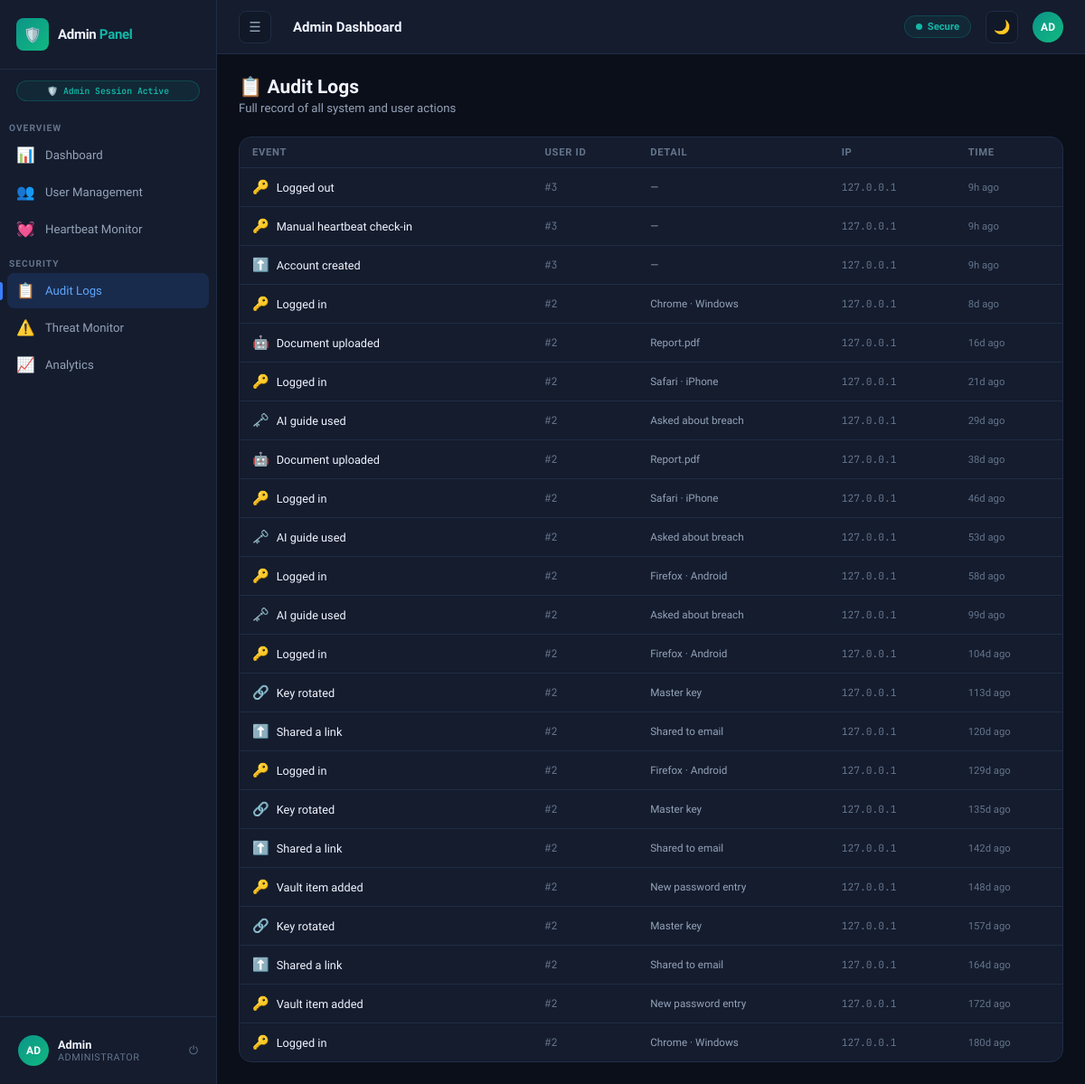
The page /admin/audit (signed in) on the database its author committed.
### sanctum-vault/database.py (models this page shows)
class ActivityLog(db.Model):
    __tablename__ = 'activity_logs'
    id         = db.Column(db.Integer, primary_key=True)
    user_id    = db.Column(db.Integer, db.ForeignKey('users.id'), nullable=False)
    action     = db.Column(db.String(200), nullable=False)
    detail     = db.Column(db.String(300), default='')
    icon_type  = db.Column(db.String(30),  default='login')
    ip         = db.Column(db.String(50),  default='')
    device     = db.Column(db.String(150), default='')
    created_at = db.Column(db.DateTime,    default=datetime.utcnow)
    ICON_MAP = {'login':'🔑','upload':'⬆️','share':'🔗','alert':'⚠️','key':'🗝️','ai':'🤖','payment':'💳'}
    @property
    def icon(self):
        return self.ICON_MAP.get(self.icon_type, '📋')
    @property
    def time_ago(self):
        diff = datetime.utcnow() - self.created_at
        if diff.total_seconds() < 60:   return 'Just now'
        if diff.total_seconds() < 3600: return f'{int(diff.total_seconds()/60)}m ago'
        if diff.days == 0:              return f'{int(diff.total_seconds()/3600)}h ago'
        return f'{diff.days}d ago'

### sanctum-vault/app.py (the view)
@app.route('/admin/audit')
@admin_required
def admin_audit():
    logs = ActivityLog.query.order_by(ActivityLog.created_at.desc()).limit(100).all()
    return render_template('admin_audit.html', logs=logs)

### sanctum-vault/app.py (called while the page is built)
def admin_required(f):
    from functools import wraps
    @wraps(f)
    def decorated(*args, **kwargs):
        if 'user_id' not in session or session.get('role') != 'admin':
            return redirect(url_for('admin_login'))
        return f(*args, **kwargs)
    return decorated

### sanctum-vault/templates/admin_audit.html (shortened to what this page needs)
{% extends "admin_shell.html" %}
{% set active_page = 'audit' %}
{% block content %}
<div class="page-header">
  <h1>📋 Audit Logs</h1>
  <p>Full record of all system and user actions</p>
</div>
<div class="card" style="padding:0;overflow:hidden">
  <div class="table-wrap">
    <table>
      <thead><tr><th>Event</th><th>User ID</th><th>Detail</th><th>IP</th><th>Time</th></tr></thead>
      <tbody>
        {% for log in logs %}
        <tr>
          <td>
            <div style="display:flex;align-items:center;gap:8px">
              <span style="font-size:1rem">{{ log.icon }}</span>
              <span style="font-size:.85rem">{{ log.action }}</span>
            </div>
          </td>
          <td style="font-family:var(--mono);font-size:.78rem;color:var(--text3)">#{{ log.user_id }}</td>
          <td style="font-size:.78rem;color:var(--text2)">{{ log.detail or '—' }}</td>
          <td style="font-family:var(--mono);font-size:.75rem;color:var(--text3)">{{ log.ip or '—' }}</td>
          <td style="font-size:.75rem;color:var(--text3)">{{ log.time_ago }}</td>
        </tr>
        {% else %}
        <tr><td colspan="5" style="text-align:center;color:var(--text3);padding:30px">No audit logs yet.</td></tr>
        {% endfor %}
      </tbody>
    </table>
  </div>
</div>
{% endblock %}

### sanctum-vault/static/css/main.css (style rules this page uses)
*,*::before,*::after { box-sizing:border-box;margin:0;padding:0 }
:root { --bg:#0b0f1a;--bg2:#111827;--bg3:#1a2235;--card:#141c2e;--card2:#1e2a40; --border:#1f2d45;--border2:#2a3d58;--accent:#3b7fff;--accent2:#60a5fa; --accent3:#1d4ed8;--teal:#0d9488;--teal2:#14b8a6;--green:#10b981; --red:#ef4444;--amber:#f59e0b;--purple:#8b5cf6;--text:#f0f4ff; --text2:#94a3b8;--text3:#64748b;--font:'Sora',sans-serif; --mono:'JetBrains Mono',monospace;--r:10px;--r2:14px; --sh:0 4px 24px rgba(0,0,0,.4); }
html { font-size:15px;scroll-behavior:smooth }
body { font-family:var(--font);background:var(--bg);color:var(--text);min-height:100vh;overflow-x:hidden }
.page-header { margin-bottom:24px }
.page-header h1 { font-size:1.4rem;font-weight:700;margin-bottom:4px }
.page-header p { color:var(--text2);font-size:.88rem }
.card { background:var(--card);border:1px solid var(--border);border-radius:var(--r2);padding:20px }
.table-wrap { overflow-x:auto }
table { width:100%;border-collapse:collapse }
thead th { text-align:left;padding:10px 14px;font-size:.75rem;font-weight:600;color:var(--text3);text-transform:uppercase;letter-spacing:.06em;border-bottom:1px solid var(--border) }
tbody td { padding:12px 14px;font-size:.85rem;border-bottom:1px solid var(--border);vertical-align:middle }
tbody tr:last-child td { border-bottom:none }

### rows shown on the page
ActivityLog: icon "🔑", action "Logged out", user_id "3", detail "—", ip "127.0.0.1", time_ago "9h ago"
ActivityLog: icon "🔑", action "Manual heartbeat check-in", user_id "3", detail "—", ip "127.0.0.1", time_ago "9h ago"
ActivityLog: icon "⬆️", action "Account created", user_id "3", detail "—", ip "127.0.0.1", time_ago "9h ago"
ActivityLog: icon "🔑", action "Logged in", user_id "2", detail "Chrome · Windows", ip "127.0.0.1", time_ago "8d ago"
ActivityLog: icon "🤖", action "Document uploaded", user_id "2", detail "Report.pdf", ip "127.0.0.1", time_ago "16d ago"
ActivityLog: icon "🔑", action "Logged in", user_id "2", detail "Safari · iPhone", ip "127.0.0.1", time_ago "21d ago"
ActivityLog: icon "🗝️", action "AI guide used", user_id "2", detail "Asked about breach", ip "127.0.0.1", time_ago "29d ago"
ActivityLog: icon "🤖", action "Document uploaded", user_id "2", detail "Report.pdf", ip "127.0.0.1", time_ago "38d ago"
ActivityLog: icon "🔑", action "Logged in", user_id "2", detail "Safari · iPhone", ip "127.0.0.1", time_ago "46d ago"
ActivityLog: icon "🗝️", action "AI guide used", user_id "2", detail "Asked about breach", ip "127.0.0.1", time_ago "53d ago"
ActivityLog: icon "🔑", action "Logged in", user_id "2", detail "Firefox · Android", ip "127.0.0.1", time_ago "58d ago"
ActivityLog: icon "🗝️", action "AI guide used", user_id "2", detail "Asked about breach", ip "127.0.0.1", time_ago "99d ago"
ActivityLog: icon "🔑", action "Logged in", user_id "2", detail "Firefox · Android", ip "127.0.0.1", time_ago "104d ago"
ActivityLog: icon "🔗", action "Key rotated", user_id "2", detail "Master key", ip "127.0.0.1", time_ago "113d ago"
ActivityLog: icon "⬆️", action "Shared a link", user_id "2", detail "Shared to email", ip "127.0.0.1", time_ago "120d ago"
ActivityLog: icon "🔑", action "Logged in", user_id "2", detail "Firefox · Android", ip "127.0.0.1", time_ago "129d ago"
ActivityLog: icon "🔗", action "Key rotated", user_id "2", detail "Master key", ip "127.0.0.1", time_ago "135d ago"
ActivityLog: icon "⬆️", action "Shared a link", user_id "2", detail "Shared to email", ip "127.0.0.1", time_ago "142d ago"
ActivityLog: icon "🔑", action "Vault item added", user_id "2", detail "New password entry", ip "127.0.0.1", time_ago "148d ago"
ActivityLog: icon "🔗", action "Key rotated", user_id "2", detail "Master key", ip "127.0.0.1", time_ago "157d ago"
ActivityLog: icon "⬆️", action "Shared a link", user_id "2", detail "Shared to email", ip "127.0.0.1", time_ago "164d ago"
ActivityLog: icon "🔑", action "Vault item added", user_id "2", detail "New password entry", ip "127.0.0.1", time_ago "172d ago"
ActivityLog: icon "🔑", action "Logged in", user_id "2", detail "Chrome · Windows", ip "127.0.0.1", time_ago "180d ago"

### other values the page prints
{{ session.user_name[:2]|upper }} "AD"
{{ session.user_name }} "Admin"
